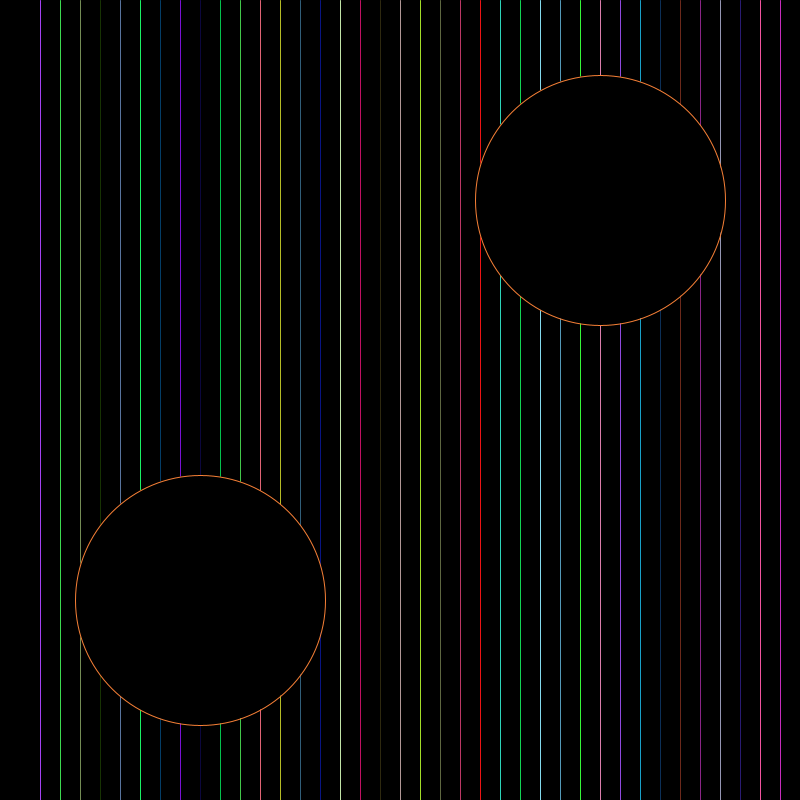
Frame 1 (no input)
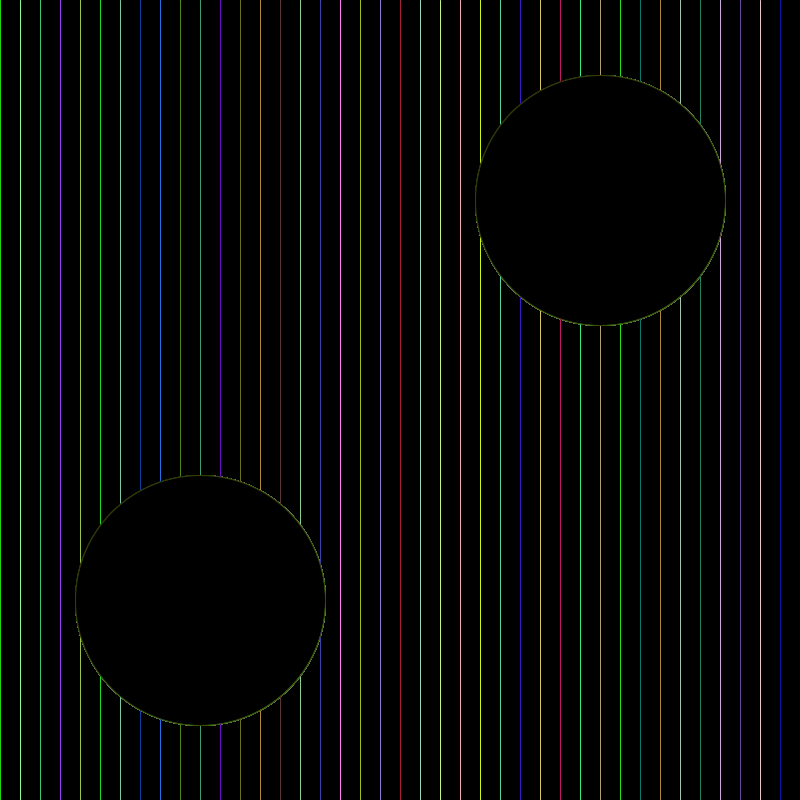
Frame 60 (the mouse pressed at the canvas centre just before this capture)
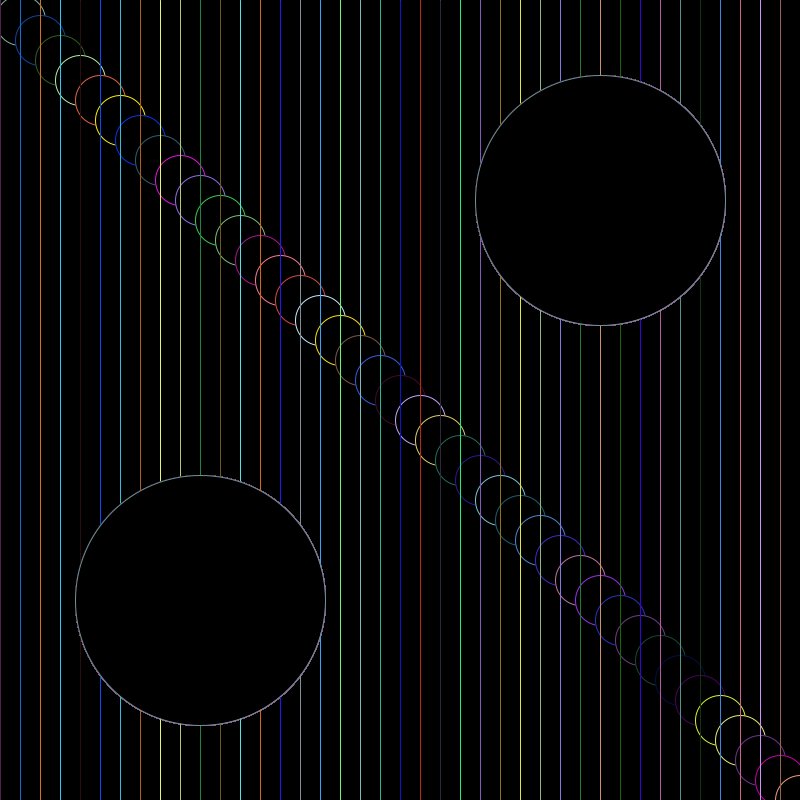
Frame 120 (the mouse held since frame 60 and released just before this capture)

The Processing sketch that drew these frames (run headless with seeded random() and noise(); from frame 60 on, the mouse is pressed at the canvas centre):

// Processing sketch: ss3_Tejah
// ── ss3_Tejah.pde
float x =0 ;
float r= 0;
float g = 0;
float b = 0; 
float a = 0;
float c= 0;
float d =0;

void setup() {
  size(800,800);
  background(0);
} 

void draw () {

  for (x=0; x<width;x=x+20) {
  line (x, 0 , x, height);
    stroke (r,g,b);
   r = random (0,255);
   g= random (0,255);
   b = random (0,255);
  }
  if (keyPressed) {
    fill (255);
  rectMode (CENTER);
  rect (a,c, 10,10);
  rect (d, d, 10, 10);
  a=a+20;
  c=c+20;
  d=d-20;
  }
  if (mousePressed) {
    fill(0);
    ellipse (a,c, 50,50);
    ellipse (d, d, 50,50);
   a=a-20;
   c=c-20;
   d=d+20;
  }
if (mouseX > 500 && mouseY < 350 && mouseY >100 && mouseX<700) {
    fill (30, 230, 200);
    ellipse(600,200, 250,250);
}else{
    fill (0);
    ellipse(600,200, 250,250);
}if (mouseX>75 && mouseX<325 && mouseY<750 && mouseY>465) {
  fill (218,112,214);
  ellipse(200,600,250,250);
}else {
  fill(0);
    ellipse(200,600,250,250);
}
  
}
    
